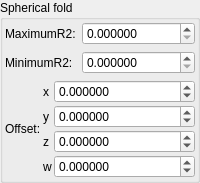
    <widget class="QGroupBox" name="groupBox_2">
     <property name="title">
      <string>Spherical fold</string>
     </property>
     <layout class="QVBoxLayout" name="verticalLayout_5">
      <property name="leftMargin">
       <number>2</number>
      </property>
      <property name="topMargin">
       <number>2</number>
      </property>
      <property name="rightMargin">
       <number>2</number>
      </property>
      <property name="bottomMargin">
       <number>2</number>
      </property>
      <item>
       <layout class="QGridLayout" name="gridLayout_2" columnstretch="0,2">
        <item row="0" column="1">
         <widget class="MyDoubleSpinBox" name="spinbox_transf_maxR2_1">
          <property name="sizePolicy">
           <sizepolicy hsizetype="Minimum" vsizetype="Maximum">
            <horstretch>0</horstretch>
            <verstretch>0</verstretch>
           </sizepolicy>
          </property>
          <property name="prefix">
           <string/>
          </property>
          <property name="suffix">
           <string/>
          </property>
          <property name="decimals">
           <number>6</number>
          </property>
          <property name="minimum">
           <double>0.000000000000000</double>
          </property>
          <property name="maximum">
           <double>99.998999999999995</double>
          </property>
          <property name="singleStep">
           <double>0.100000000000000</double>
          </property>
         </widget>
        </item>
        <item row="0" column="0">
         <widget class="QLabel" name="label_8">
          <property name="text">
           <string>MaximumR2:</string>
          </property>
         </widget>
        </item>
        <item row="1" column="0">
         <widget class="QLabel" name="label_9">
          <property name="text">
           <string>MinimumR2:</string>
          </property>
         </widget>
        </item>
        <item row="1" column="1">
         <widget class="MyDoubleSpinBox" name="spinbox_transf_minR2_p25">
          <property name="sizePolicy">
           <sizepolicy hsizetype="Minimum" vsizetype="Maximum">
            <horstretch>0</horstretch>
            <verstretch>0</verstretch>
           </sizepolicy>
          </property>
          <property name="prefix">
           <string/>
          </property>
          <property name="suffix">
           <string/>
          </property>
          <property name="decimals">
           <number>6</number>
          </property>
          <property name="minimum">
           <double>0.000000000000000</double>
          </property>
          <property name="maximum">
           <double>99.998999999999995</double>
          </property>
          <property name="singleStep">
           <double>0.100000000000000</double>
          </property>
         </widget>
        </item>
       </layout>
      </item>
      <item>
       <layout class="QGridLayout" name="gridLayout_63" columnstretch="0,0,0,2">
        <property name="spacing">
         <number>2</number>
        </property>
        <item row="4" column="3">
         <widget class="MyDoubleSpinBox" name="spinbox4_transf_offset_0000_z">
          <property name="sizePolicy">
           <sizepolicy hsizetype="Minimum" vsizetype="Maximum">
            <horstretch>0</horstretch>
            <verstretch>0</verstretch>
           </sizepolicy>
          </property>
          <property name="prefix">
           <string/>
          </property>
          <property name="suffix">
           <string/>
          </property>
          <property name="decimals">
           <number>6</number>
          </property>
          <property name="minimum">
           <double>-99.989999999999995</double>
          </property>
          <property name="maximum">
           <double>99.989999999999995</double>
          </property>
          <property name="singleStep">
           <double>0.100000000000000</double>
          </property>
         </widget>
        </item>
        <item row="5" column="3">
         <widget class="MyDoubleSpinBox" name="spinbox4_transf_offset_0000_w">
          <property name="sizePolicy">
           <sizepolicy hsizetype="Minimum" vsizetype="Maximum">
            <horstretch>0</horstretch>
            <verstretch>0</verstretch>
           </sizepolicy>
          </property>
          <property name="prefix">
           <string/>
          </property>
          <property name="suffix">
           <string/>
          </property>
          <property name="decimals">
           <number>6</number>
          </property>
          <property name="minimum">
           <double>-99.989999999999995</double>
          </property>
          <property name="maximum">
           <double>99.989999999999995</double>
          </property>
          <property name="singleStep">
           <double>0.100000000000000</double>
          </property>
         </widget>
        </item>
        <item row="2" column="2">
         <widget class="QLabel" name="label_93">
          <property name="text">
           <string notr="true">x</string>
          </property>
         </widget>
        </item>
        <item row="3" column="2">
         <widget class="QLabel" name="label_90">
          <property name="text">
           <string notr="true">y</string>
          </property>
         </widget>
        </item>
        <item row="3" column="3">
         <widget class="MyDoubleSpinBox" name="spinbox4_transf_offset_0000_y">
          <property name="sizePolicy">
           <sizepolicy hsizetype="Minimum" vsizetype="Maximum">
            <horstretch>0</horstretch>
            <verstretch>0</verstretch>
           </sizepolicy>
          </property>
          <property name="prefix">
           <string/>
          </property>
          <property name="suffix">
           <string/>
          </property>
          <property name="decimals">
           <number>6</number>
          </property>
          <property name="minimum">
           <double>-99.989999999999995</double>
          </property>
          <property name="maximum">
           <double>99.989999999999995</double>
          </property>
          <property name="singleStep">
           <double>0.100000000000000</double>
          </property>
         </widget>
        </item>
        <item row="5" column="2">
         <widget class="QLabel" name="label_99">
          <property name="text">
           <string notr="true">w</string>
          </property>
         </widget>
        </item>
        <item row="4" column="2">
         <widget class="QLabel" name="label_98">
          <property name="text">
           <string notr="true">z</string>
          </property>
         </widget>
        </item>
        <item row="2" column="3">
         <widget class="MyDoubleSpinBox" name="spinbox4_transf_offset_0000_x">
          <property name="sizePolicy">
           <sizepolicy hsizetype="Minimum" vsizetype="Maximum">
            <horstretch>0</horstretch>
            <verstretch>0</verstretch>
           </sizepolicy>
          </property>
          <property name="prefix">
           <string/>
          </property>
          <property name="suffix">
           <string/>
          </property>
          <property name="decimals">
           <number>6</number>
          </property>
          <property name="minimum">
           <double>-99.989999999999995</double>
          </property>
          <property name="maximum">
           <double>99.989999999999995</double>
          </property>
          <property name="singleStep">
           <double>0.100000000000000</double>
          </property>
         </widget>
        </item>
        <item row="2" column="1" rowspan="4">
         <widget class="QLabel" name="label_91">
          <property name="text">
           <string>Offset:</string>
          </property>
         </widget>
        </item>
       </layout>
      </item>
     </layout>
    </widget>
